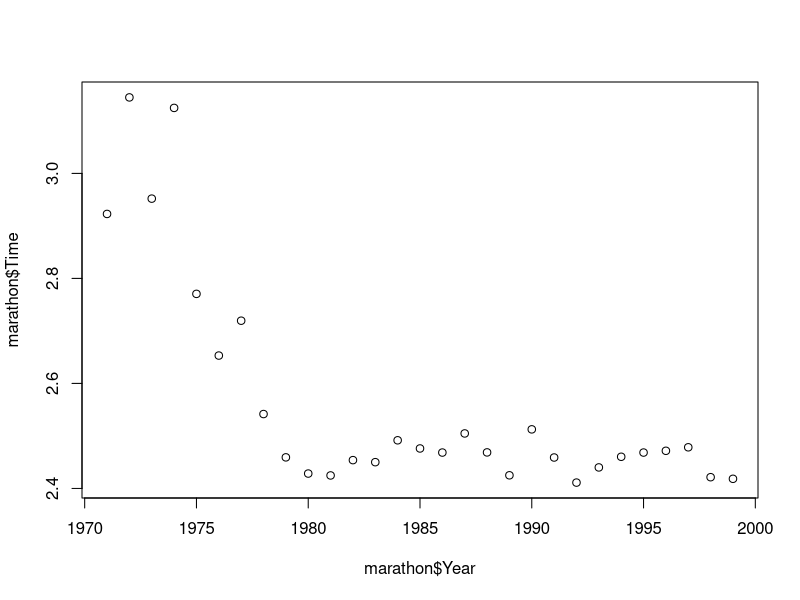
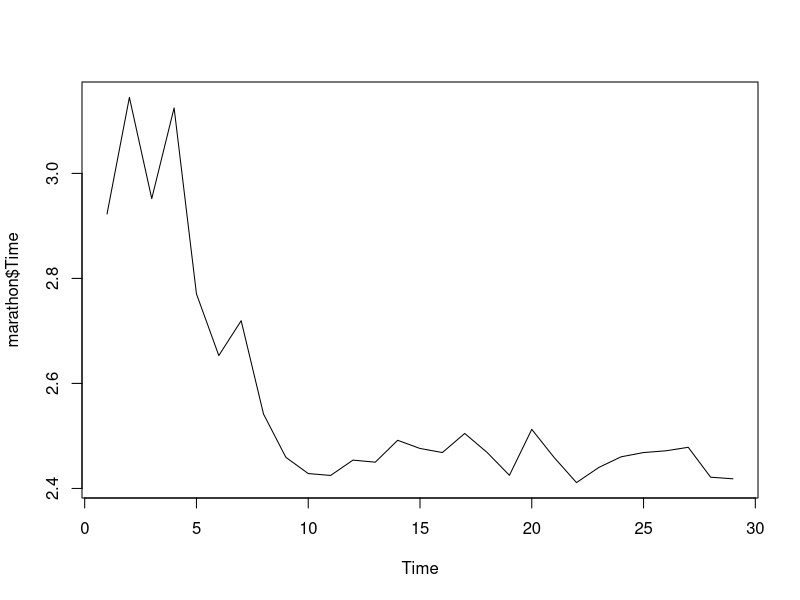
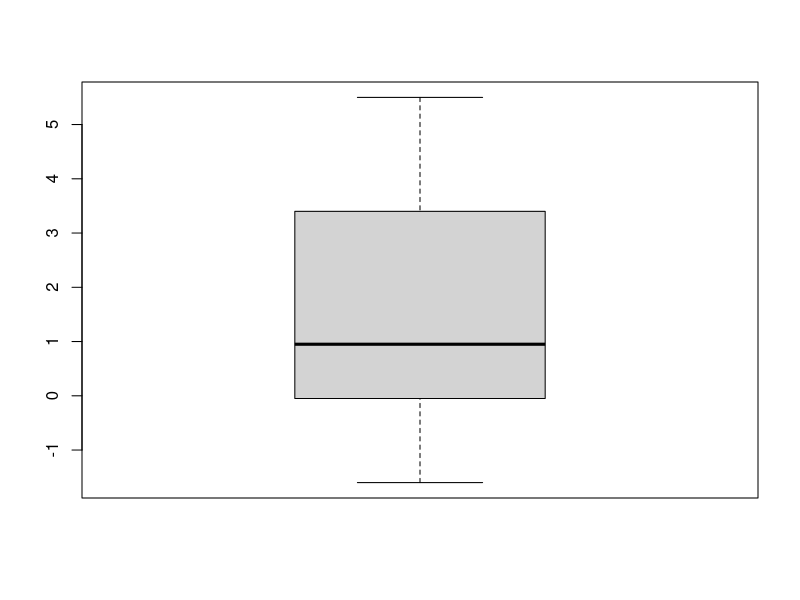
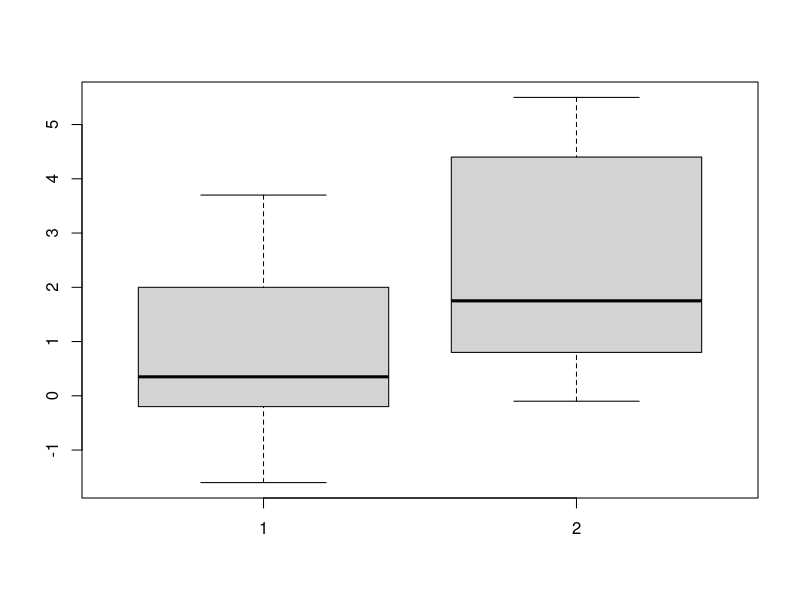

The R source for these figures, in order:
## ---- chunk 1
knitr::opts_chunk$set(echo = TRUE)
## ---- chunk 2
marathon <- read.csv('marathon.csv');
summary(marathon)
## ---- chunk 3
head(marathon,10)
## ---- chunk 4
marathon$Time
## ---- chunk 5
marathon['Time']
## ---- chunk 6
plot(marathon$Year, marathon$Time)
## ---- chunk 7
ts.plot(marathon$Time)
## ---- chunk 8
attributes(sleep)
## ---- chunk 9
boxplot(sleep['extra'])
## ---- chunk 10
group1 <- subset(sleep,group==1);
group2 <- subset(sleep,group==2)
## ---- chunk 11
group1
## ---- chunk 12
group2
## ---- chunk 13
boxplot(group1$extra,group2$extra)
